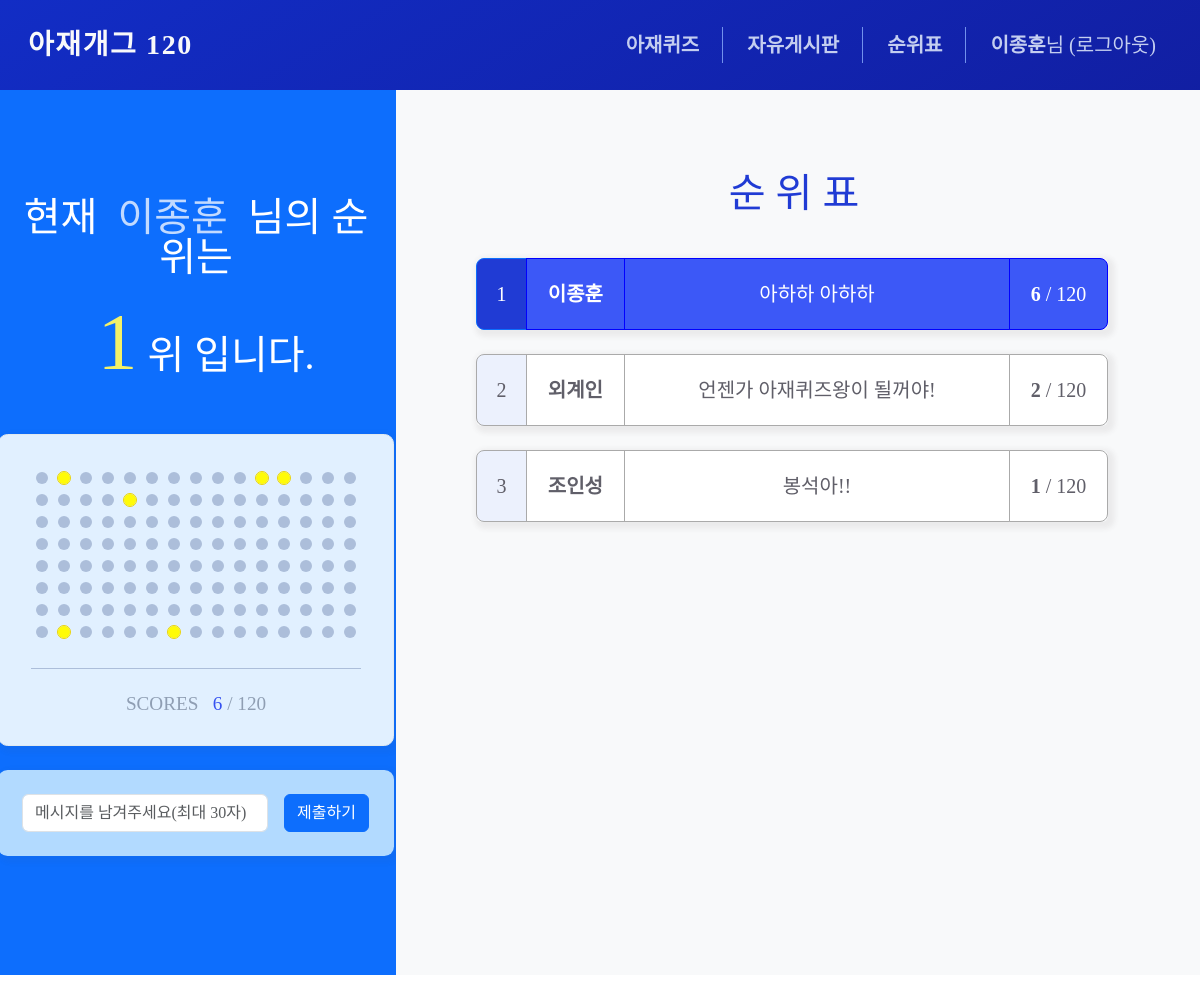
The page /rank/status/ (signed in) on the database as committed earlier.
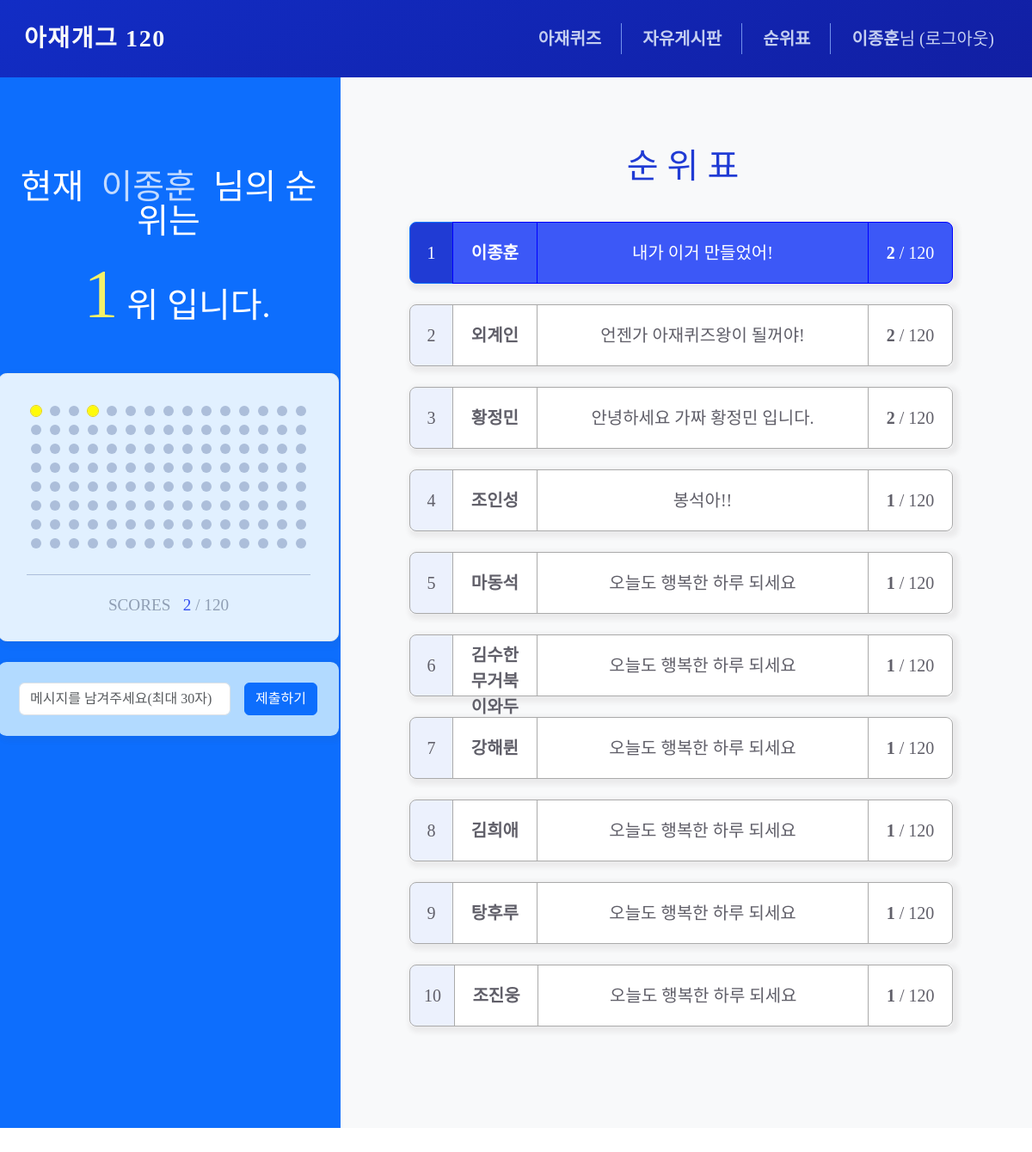
The same page on the database as committed later.
### homepage/models.py (models this page shows)
class Users(db.Model):
    __tablename__ = 'users'
    id = db.Column(db.Integer, primary_key=True)
    username = db.Column(db.String(50), unique=True, nullable=False)
    password = db.Column(db.String(200), nullable=False)
    email = db.Column(db.String(120), unique=True, nullable=False)
    comment = db.Column(db.String(20), nullable=True)
    @classmethod
    def get_users_data(cls):
        users = cls.query.join(Solved, cls.id == Solved.user_id).group_by(cls.id).order_by(
            db.func.count(Solved.quiz_id).desc()
        ).all()
        for user in users:
            user.comment = user.comment or '오늘도 행복한 하루 되세요'
            user.quiz_id_count = Solved.query.filter_by(user_id=user.id).count()
        return users

### homepage/views/rank_views.py (the view)
@bp.route('/status/', methods=('GET', 'POST'))
@login_required
def rank():
    solved = Solved.query.filter_by(user_id=g.user.id).all()
    solved_quiz_ids = []
    for solve in solved:
        solved_quiz_ids.append(solve.quiz_id)
    all_user_data = Users.get_users_data()
    form = RankForm()
    if request.method == 'POST' and form.validate_on_submit():
        user = Users.query.filter_by(id=g.user.id).first()
        user.comment = form.comment.data
        db.session.commit()
        return redirect(url_for('rank.rank'))
    return render_template('rank/rank.html', solved_quiz_ids=solved_quiz_ids, all_user_data=all_user_data, form=form)

### homepage/forms.py
class RankForm(FlaskForm):
    comment = StringField('코멘트', validators=[DataRequired(), Length(max=30, message='글자수는 최대 30자까지 가능합니다.')])

### homepage/views/auth_views.py (called while the page is built)
@bp.before_app_request
def load_logged_in_user():
    user_id = session.get('user_id')
    if user_id is None:
        g.user = None
    else:
        g.user = Users.query.get(user_id)

def login_required(view):
    @functools.wraps(view)
    def wrapped_view(*args, **kwargs):
        if g.user is None:
            _next = request.url if request.method == 'GET' else ''
            return redirect(url_for('auth.login', next=_next))
        return view(*args, **kwargs)
    return wrapped_view

### homepage/templates/rank/rank.html (shortened to what the changed rows need)
{% extends 'base.html' %}
{% block content %}
<link rel="stylesheet" href="{{ url_for('static', filename='reset.min.css') }}" />
<div class="container-fruid whole_wrap">
    <div class="row">
        <div class="col-lg-4 quiz_wrap bg-primary">
            <div class="d-flex flex-wrap justify-content-center align-items-start mx-3 my-4 p-3">
                <div class="container-fruid ms-2">
                    <div class="mx-2 my-5 text-center">
                        {% if solved_quiz_ids == [] %}
                            <h1 class="rank-text-user">현재&nbsp;&nbsp;<b class="text-white text-opacity-75">{{
                                    g.user.username }}</b>&nbsp;&nbsp;님은</h1>
                            <h1 class="rank-text-user">풀어낸 퀴즈가 없습니다.</h1>
                        {% else %}
                            <h1 class="rank-text-user">현재&nbsp;&nbsp;<b class="text-white text-opacity-75">{{
                                    g.user.username }}</b>&nbsp;&nbsp;님의 순위는</h1>
                            <h1 class="rank-text-user"><b class="rank-number-user">
                                    {% for user in all_user_data %}{% if user.id == g.user.id %}{{ loop.index }}{% endif
                                    %}{% endfor %}</b>위 입니다.</h1>
                        {% endif %}
                    </div>
                    <div class="rank-scores-box">
                        <div class="">
                            {% for i in range(1, 9)%}
                            <ul class="circles">
                                {% for j in range((15*(i-1))+1,(15*(i-1))+16) %}
                                {% if j in solved_quiz_ids %}
                                <li class="rank-circle-solved" id="score{{ j }}"></li>
                                {% else %}
                                <li class="rank-circle" id="score{{ j }}"></li>
                                {% endif %}
                                {% endfor %}
                            </ul>
                            {% endfor %}
                        </div>
                        <div class="text-center rank-scores-text">
                            <h2>SCORES&nbsp;&nbsp;&nbsp;<b class="rank-scores-number">{{
                                    solved_quiz_ids|length }}</b>&nbsp;/&nbsp;120</h2>
                        </div>
                    </div>
                </div>
            </div>
        </div>
        <div class="col-sm-8 quiz_wrap bg-light">
            <div class="d-flex flex-wrap justify-content-center align-items-start mx-3 my-4 p-3">
                <div class="container">
                    <div class="mx-3 my-4 text-center">
                        <h1 class="rank-text">순 위 표</h1>
                    </div>
                    {% for user in all_user_data %}
                    <div class="row m-4 pe-4">
                        <div class="btn-group btn-group-lg rank-group" role="group" aria-label="Large button group">
                            {% if loop.index == 1 %}
                            <button type="button" class="col-1 btn btn-primary rank-1st-number" disabled>{{
                                loop.index }}</button>
                            <button type="button" class="col-2 btn btn-primary rank-1st-content" disabled><b
                                    class="fw-bold">{{user.username}}</b></button>
                            <button type="button" class="col-8 btn btn-primary rank-1st-content"
                                disabled>{{user.comment}}</button>
                            <button type="button" class="col-2 btn btn-primary rank-1st-content" disabled><b
                                    class="fw-bold">{{user.quiz_id_count}}</b> / 120</button>
                            {% else %}
                            <button type="button" class="col-1 btn btn-primary rank-nth-number" disabled>{{
                                loop.index }}</button>
                            <button type="button" class="col-2 btn btn-outline-primary rank-nth-content" disabled><b
                                    class="fw-bold">{{user.username}}</b></button>
                            <button type="button" class="col-8 btn btn-outline-primary rank-nth-content"
                                disabled>{{user.comment}}</button>
                            <button type="button" class="col-2 btn btn-outline-primary rank-nth-content" disabled><b
                                    class="fw-bold">{{user.quiz_id_count}}</b> / 120</button>
                            {% endif %}
                        </div>
                    </div>
                    {% endfor %}
                </div>
            </div>
        </div>
    </div>
</div>
{% endblock %}

### homepage/templates/navbar.html (shortened to what this page needs)
<nav class="navbar navbar-expand-lg navbar-light nav-gradient-background" style="
    width: 100%; z-index: 9999;" id="navbar">
    <div class="container-fluid">
        <a class="navbar-brand text-light fw-bold p-3 fs-3 nav-font nav-line-height"
            href="{{ url_for('main.index') }}">아재개그&nbsp;120</a>
        {% if g.user %}
        <div class="collapse navbar-collapse justify-content-end px-2 fs-5" id="navbarSupportedContent"
            style="flex-grow:0;">
            <ul class="navbar-nav me-3">
                {% if all_user_data %}
                <li class="nav-item me-3 nav-rank">
                    <a class="nav-link text-nav" href="{{ url_for('status.show') }}"><b class="fw-bold">아재퀴즈</b></a>
                </li>
                {% endif %}
                <li class="nav-item me-3 nav-rank">
                    <a class="nav-link text-nav" href="{{ url_for('question._list') }}"><b class="fw-bold">자유게시판</b></a>
                </li>
                <li class="nav-item me-3 nav-rank">
                    <a class="nav-link text-nav" href="{{ url_for('rank.rank') }}"><b class="fw-bold">순위표</b></a>
                </li>
                <li class="nav-item">
                    <a class="nav-link text-nav" href="{{ url_for('auth.logout') }}"><b class="fw-bold">{{
                            g.user.username }}</b>님 (로그아웃)</a>
                </li>
            </ul>
                {% endif %}
            </div>
        </div>
</nav>

Rows that differ between the two databases and show on the page:
changed Users "이종훈": comment "아하하 아하하" → "내가 이거 만들었어!"; quiz_id_count "6" → "2"
added Users: username "황정민", comment "안녕하세요 가짜 황정민 입니다.", quiz_id_count "2", shown under "순 위 표"
added Users: username "마동석", comment "오늘도 행복한 하루 되세요", quiz_id_count "1", shown under "순 위 표"
added Users: username "김수한무거북이와두루미", comment "오늘도 행복한 하루 되세요", quiz_id_count "1", shown under "순 위 표"
added Users: username "강해륀", comment "오늘도 행복한 하루 되세요", quiz_id_count "1", shown under "순 위 표"
added Users: username "김희애", comment "오늘도 행복한 하루 되세요", quiz_id_count "1", shown under "순 위 표"
added Users: username "탕후루", comment "오늘도 행복한 하루 되세요", quiz_id_count "1", shown under "순 위 표"
added Users: username "조진웅", comment "오늘도 행복한 하루 되세요", quiz_id_count "1", shown under "순 위 표"
Other text that changed with them:
{{ solved_quiz_ids|length }}: "6" → "2"
